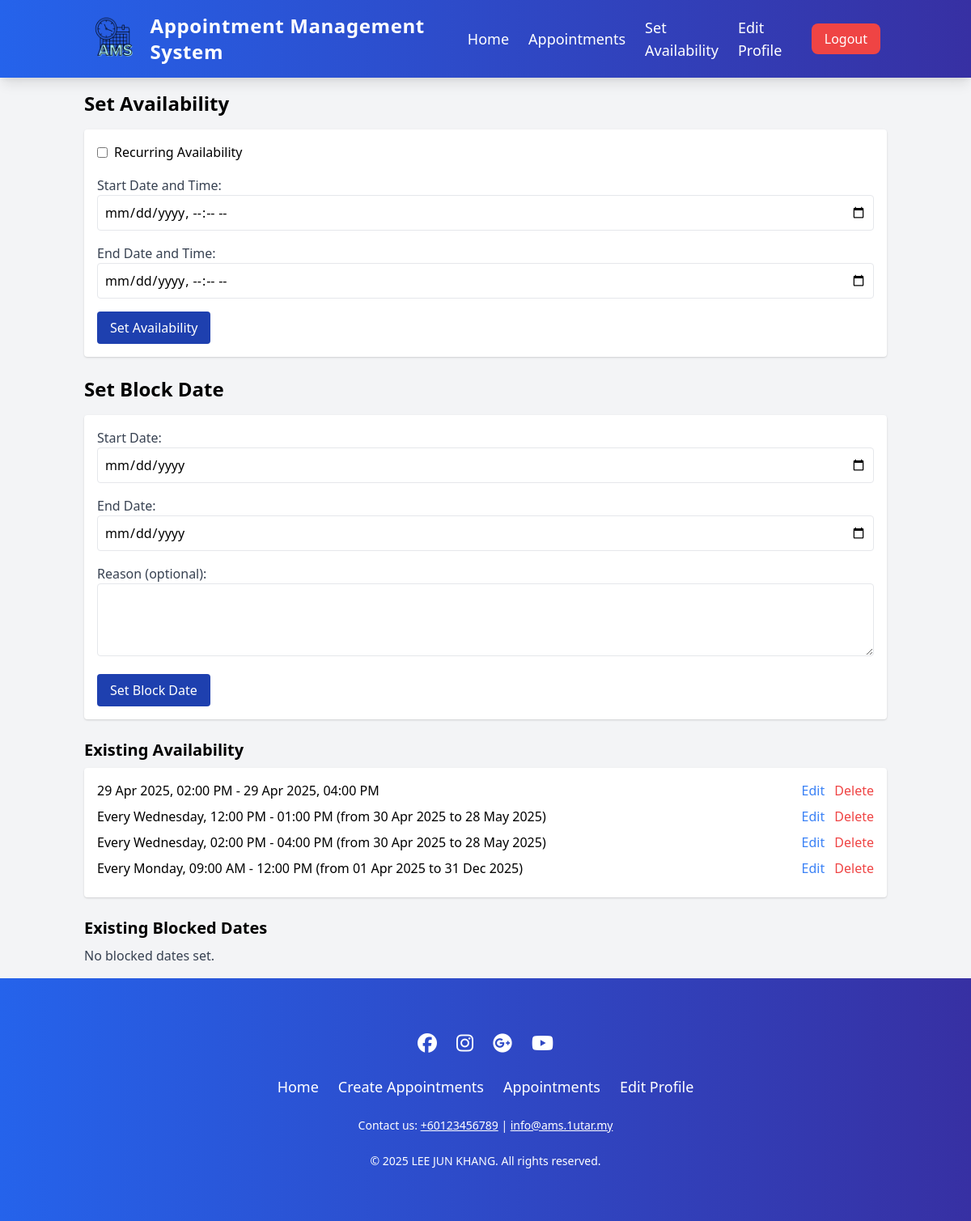
The page /set_availability.php (signed in) on the database its author committed.
### tables this page shows
CREATE TABLE `lecturer_availability` (
  `id` int(11) NOT NULL,
  `lecturer_id` bigint(11) NOT NULL,
  `is_recurring` tinyint(1) NOT NULL DEFAULT 0,
  `day_of_week` int(11) DEFAULT NULL,
  `start_time` time DEFAULT NULL,
  `end_time` time DEFAULT NULL,
  `start_date` date DEFAULT NULL,
  `end_date` date DEFAULT NULL,
  `start_datetime` datetime DEFAULT NULL,
  `end_datetime` datetime DEFAULT NULL,
  `created_at` timestamp NOT NULL DEFAULT current_timestamp(),
  `updated_at` timestamp NOT NULL DEFAULT current_timestamp() ON UPDATE current_timestamp()
);

### set_availability.php (the view, shortened to what this page needs)
<?php
include("database.php");
$user_id = $_SESSION['id'] ?? null;
$email = $_SESSION['email'] ?? null;
$query = "SELECT users.*, roles.role_name
          FROM users
          JOIN roles ON users.role_id = roles.id
          WHERE users.email = ?";
$stmt = $con->prepare($query);
$stmt->bind_param("s", $email);
$stmt->execute();
$result = $stmt->get_result();
$user = $result->fetch_assoc();
$res_id = $user['id'];
$query = "SELECT id FROM lecturers WHERE user_id = ?";
$stmt = $con->prepare($query);
$stmt->bind_param("i", $user_id);
$stmt->execute();
$result = $stmt->get_result();
$lecturer = $result->fetch_assoc();
$lecturer_id = $lecturer['id'];
$query = "SELECT * FROM lecturer_availability WHERE lecturer_id = ?";
$stmt = $con->prepare($query);
$stmt->bind_param("i", $lecturer_id);
$stmt->execute();
$result = $stmt->get_result();
$availabilities = [];
while ($row = $result->fetch_assoc()) {
    $availabilities[] = $row;
}
$blocked_dates = [];
?>
<!DOCTYPE html>
<html lang="en">
<head>
    <link rel="stylesheet" type="text/css"
        href="https://cdnjs.cloudflare.com/ajax/libs/font-awesome/6.6.0/css/all.min.css">
    <link rel="stylesheet" href="https://unicons.iconscout.com/release/v4.0.0/css/line.css">
    <link href="https://cdn.jsdelivr.net/npm/tailwindcss@2.2.19/dist/tailwind.min.css" rel="stylesheet">
</head>
<body class="bg-gray-100 font-merriweather">
    <header class="bg-gradient-to-r from-blue-600 to-indigo-800 text-white shadow-lg">
        <nav class="container mx-auto px-6 py-4">
            <div class="flex justify-between items-center">
                <div class="flex items-center space-x-4">
                    <a href="home_lecturer.php">
                        <img src="assets/images/logo.png" alt="logo"
                            class="w-16 h-auto transition-transform transform hover:scale-110">
                    </a>
                    <a href="home_lecturer.php"
                        class="text-2xl font-bold tracking-wide hover:text-blue-200 transition-colors">
                        Appointment Management System
                    </a>
                </div>
                <div>
                    <ul class="flex space-x-6 items-center">
                        <li>
                            <a href="home_lecturer.php"
                                class="text-lg font-medium hover:text-blue-200 transition-colors duration-300">Home</a>
                        </li>
                        <li>
                            <a href="appointment_view_lecturer.php"
                                class="text-lg font-medium hover:text-blue-200 transition-colors duration-300">Appointments</a>
                        </li>
                        <li>
                            <a href="set_availability.php"
                                class="text-lg font-medium hover:text-blue-200 transition-colors duration-300">Set
                                Availability</a>
                        </li>
                        <li>
                            <a href="edit_profile_lecturer.php?id=<?php echo htmlspecialchars($res_id); ?>"
                                class="text-lg font-medium hover:text-blue-200 transition-colors duration-300">Edit
                                Profile</a>
                        </li>
                        <li>
                            <a href="logout.php"
                                class="bg-red-500 text-white px-4 py-2 rounded-lg hover:bg-red-600 transition-colors duration-300">Logout</a>
                        </li>
                    </ul>
                </div>
            </div>
        </nav>
    </header>
    <div class="container mx-auto p-4">
        <h2 class="text-2xl font-bold mb-4">Set Availability</h2>
        <form id="set-availability-form" action="set_availability.php" method="post"
            class="bg-white p-4 rounded shadow mb-6" onsubmit="return validateForm('set-availability-form')">
            <div class="mb-4">
                <label class="inline-flex items-center">
                    <input type="checkbox" id="is_recurring" name="is_recurring"
                        onchange="toggleAvailabilityFields('main-form')" class="form-checkbox">
                    <span class="ml-2">Recurring Availability</span>
                </label>
            </div>
            <div id="non-recurring-fields" class="">
                <div class="mb-4">
                    <label for="start_datetime" class="block text-gray-700">Start Date and Time:</label>
                    <input type="datetime-local" id="start_datetime" name="start_datetime"
                        class="w-full p-2 border rounded">
                </div>
                <div class="mb-4">
                    <label for="end_datetime" class="block text-gray-700">End Date and Time:</label>
                    <input type="datetime-local" id="end_datetime" name="end_datetime"
                        class="w-full p-2 border rounded">
                </div>
            </div>
            <button type="submit" name="set_availability"
                class="bg-blue-800 text-white py-2 px-4 rounded hover:bg-blue-900">Set Availability</button>
        </form>
        <h2 class="text-2xl font-bold mb-4">Set Block Date</h2>
        <form action="set_availability.php" method="post" class="bg-white p-4 rounded shadow mb-6">
            <div class="mb-4">
                <label for="block_start_date" class="block text-gray-700">Start Date:</label>
                <input type="date" id="block_start_date" name="block_start_date" class="w-full p-2 border rounded"
                    required>
            </div>
            <div class="mb-4">
                <label for="block_end_date" class="block text-gray-700">End Date:</label>
                <input type="date" id="block_end_date" name="block_end_date" class="w-full p-2 border rounded" required>
            </div>
            <div class="mb-4">
                <label for="reason" class="block text-gray-700">Reason (optional):</label>
                <textarea id="reason" name="reason" class="w-full p-2 border rounded" rows="3"></textarea>
            </div>
            <button type="submit" name="set_block_date"
                class="bg-blue-800 text-white py-2 px-4 rounded hover:bg-blue-900">Set Block Date</button>
        </form>
        <h3 class="text-xl font-semibold mt-6 mb-2">Existing Availability</h3>
        <?php if (count($availabilities) > 0): ?>
            <ul class="bg-white p-4 rounded shadow">
                <?php foreach ($availabilities as $avail): ?>
                    <li class="mb-2 flex justify-between items-center">
                        <?php
                        $avail_id = $avail['id'];
                        $is_recurring = $avail['is_recurring'];
                        $start_datetime = $avail['start_datetime'] ? date("d M Y, h:i A", strtotime($avail['start_datetime'])) : null;
                        $end_datetime = $avail['end_datetime'] ? date("d M Y, h:i A", strtotime($avail['end_datetime'])) : null;
                        $day_of_week = $avail['day_of_week'];
                        $start_time = $avail['start_time'];
                        $end_time = $avail['end_time'];
                        $start_date = $avail['start_date'];
                        $end_date = $avail['end_date'];
                        if ($is_recurring) {
                            $days = ['Sunday', 'Monday', 'Tuesday', 'Wednesday', 'Thursday', 'Friday', 'Saturday'];
                            $day_name = $days[$day_of_week];
                            $start_time_display = date("h:i A", strtotime($start_time));
                            $end_time_display = date("h:i A", strtotime($end_time));
                            $recurring_period = '';
                            if ($start_date && $end_date) {
                                $start_date_display = date("d M Y", strtotime($start_date));
                                $end_date_display = date("d M Y", strtotime($end_date));
                                $recurring_period = " (from $start_date_display to $end_date_display)";
                            }
                            echo "Every $day_name, $start_time_display - $end_time_display$recurring_period";
                        } else {
                            echo "$start_datetime - $end_datetime";
                        }
                        ?>
                        <div>
                            <button
                                onclick="openEditAvailModal(<?php echo $avail_id; ?>, '<?php echo $is_recurring; ?>', '<?php echo $start_datetime; ?>', '<?php echo $end_datetime; ?>', '<?php echo $day_of_week; ?>', '<?php echo $start_time; ?>', '<?php echo $end_time; ?>', '<?php echo $start_date; ?>', '<?php echo $end_date; ?>')"
                                class="text-blue-500 hover:underline mr-2">Edit</button>
                            <button onclick="confirmDelete('availability', <?php echo $avail_id; ?>)"
                                class="text-red-500 hover:underline">Delete</button>
                        </div>
                    </li>
                <?php endforeach; ?>
            </ul>
        <?php else: ?>
            <p class="text-gray-700">No availability set.</p>
        <?php endif; ?>
        <h3 class="text-xl font-semibold mt-6 mb-2">Existing Blocked Dates</h3>
        <?php if (count($blocked_dates) > 0): ?>
            <ul class="bg-white p-4 rounded shadow">
                <?php foreach ($blocked_dates as $blocked): ?>
                    <li class="mb-2 flex justify-between items-center">
                        <?php
                        $start_date = date("d M Y", strtotime($blocked['start_date']));
                        $end_date = date("d M Y", strtotime($blocked['end_date']));
                        $reason = $blocked['reason'] ? " - Reason: " . htmlspecialchars($blocked['reason']) : '';
                        $id = $blocked['id'];
                        echo "<span>$start_date to $end_date$reason</span>";
                        ?>
                        <div>
                            <button
                                onclick="openEditBlockedModal(<?php echo $id; ?>, '<?php echo $start_date; ?>', '<?php echo $end_date; ?>', '<?php echo htmlspecialchars($blocked['reason'] ?? ''); ?>')"
                                class="text-blue-500 hover:underline mr-2">Edit</button>
                            <button onclick="confirmDelete('blocked date', <?php echo $id; ?>)"
                                class="text-red-500 hover:underline">Delete</button>
                        </div>
                    </li>
                <?php endforeach; ?>
            </ul>
        <?php else: ?>
            <p class="text-gray-700">No blocked dates set.</p>
        <?php endif; ?>
    </div>
    <?php include("footer.php"); ?>
</body>
</html>

### set_availability.php (style rules this page uses)
html, body { height: 100%; margin: 0; }

### rows shown on the page
lecturer_availability: start_datetime "29 Apr 2025, 02:00 PM", end_datetime "29 Apr 2025, 04:00 PM"
lecturer_availability: day_of_week "Wednesday", start_time "12:00 PM", end_time "01:00 PM", recurring_period "(from 30 Apr 2025 to 28 May 2025)"
lecturer_availability: day_of_week "Wednesday", start_time "02:00 PM", end_time "04:00 PM", recurring_period "(from 30 Apr 2025 to 28 May 2025)"
lecturer_availability: day_of_week "Monday", start_time "09:00 AM", end_time "12:00 PM", recurring_period "(from 01 Apr 2025 to 31 Dec 2025)"
